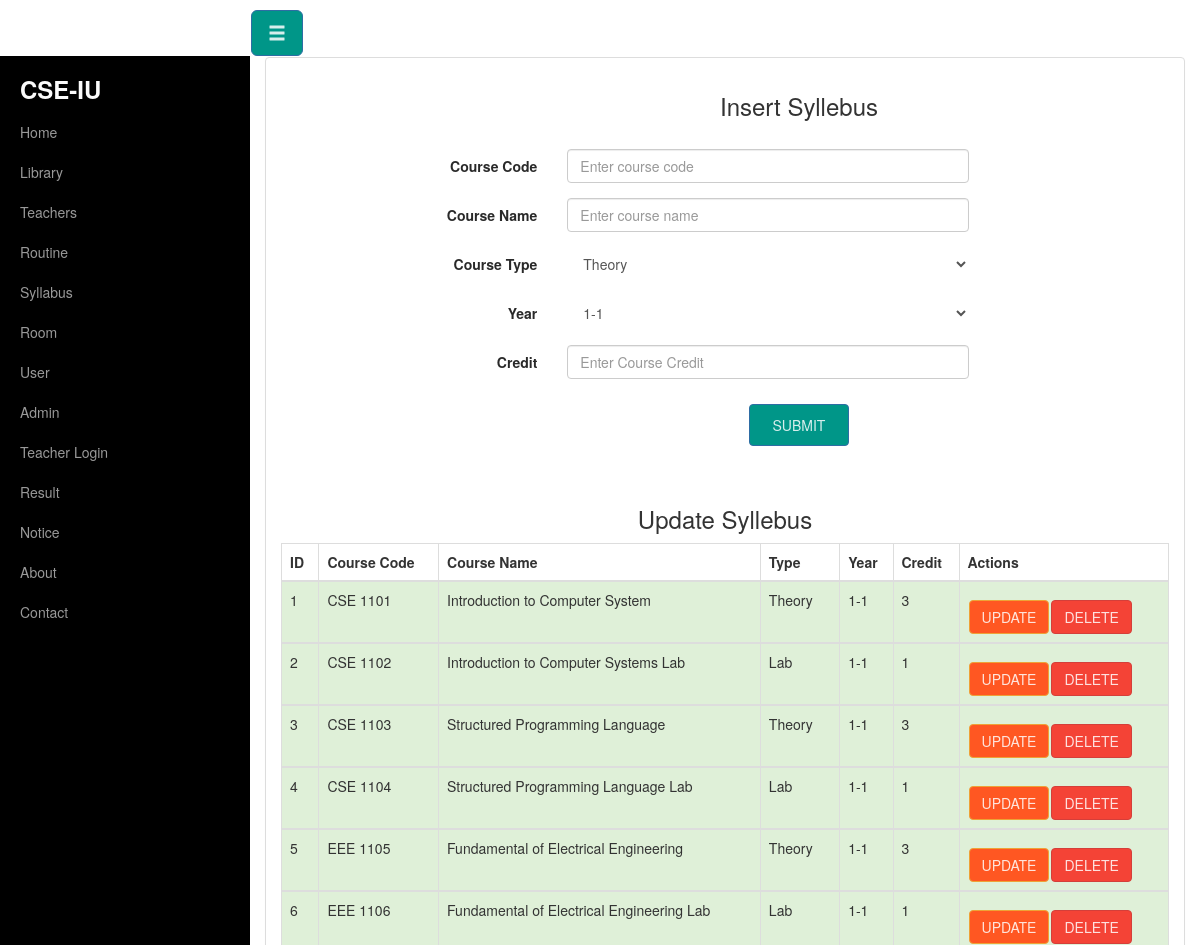
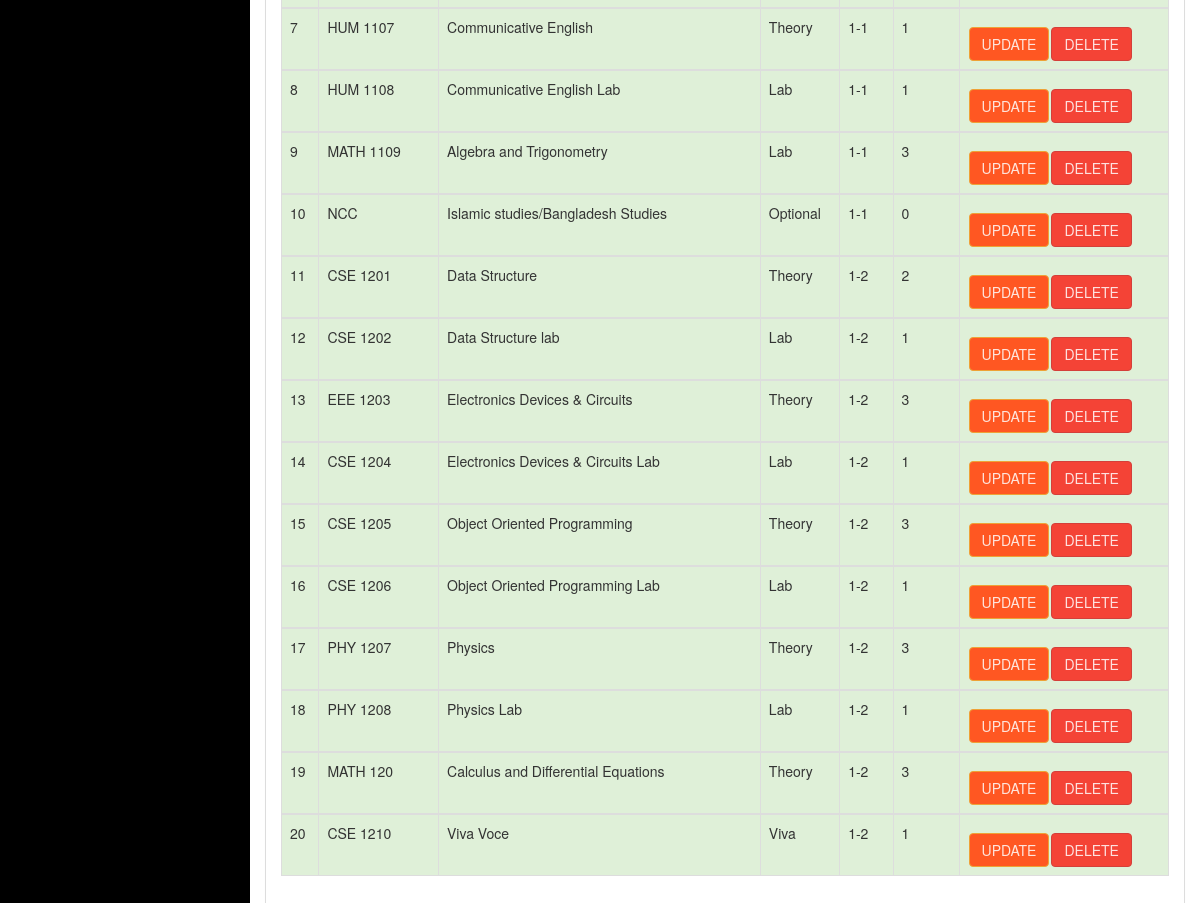
The app's page /course_insert.php with its own data (2 pictures, top to bottom).
### tables this page shows
CREATE TABLE `course` (
  `co_id` int(11) NOT NULL,
  `course_code` text NOT NULL,
  `name` text NOT NULL,
  `type` text NOT NULL,
  `year` text NOT NULL,
  `credit` int(11) NOT NULL
);

### course_insert.php (the view, shortened to what this page needs)
<?php include("header.php");?>
<?php include('db_con.php');?>
<div class="container-fluid">
    <div class="row" id="wrapper">
    <?php require_once'menubar.php';?>
    <div class="col-sm-12">
        <div class="panel panel-default">
        <div class="panel-body">
        <div class="col-sm-10 col-sm-offset-2">
<center><h3>Insert Syllebus</h3></center>
<br>
<form action="course_insert.php" method="post" class="form-horizontal" role="form">
            <div class="form-group">
                <label for="course_code" class="col-sm-2 control-label">Course Code</label>
                <div class="col-sm-7">
                <input type="text" class="form-control" name="course_code" placeholder="Enter course code" >
                </div>
            </div>
            <div class="form-group">
                <label for="course_name" class="col-sm-2 control-label">Course Name</label>
                <div class="col-sm-7">
                <input type="text" class="form-control" name="course_name" placeholder="Enter course name" >
                </div>
            </div>
            <div class="form-group">
                <label class="col-sm-2 control-label">Course Type</label>
                <div class="col-sm-7">
                    <select class="form-control" name="type">
                        <option value="Theory">Theory</option>
                    </select>
                </div>
            </div>
            <div class="form-group">
                <label class="col-sm-2 control-label">Year</label>
                <div class="col-sm-7">
                    <select class="form-control" name="year">
                        <option value="1-1">1-1</option>
                    </select>
                </div>
            </div>
			<div class="form-group">
                <label for="credit" class="col-sm-2 control-label">Credit</label>
                <div class="col-sm-7">
                    <input type="text" class="form-control" name="credit" placeholder="Enter Course Credit">
                </div>
            </div>
            <center><input type="submit" name="submit" value="Submit" class="btn btn-primary" style="padding: 10px; width: 100px;"></center>
 </form>
 <br>
    <br>
        <br>
</div>
            <center><h3>Update Syllebus</h3></center>
            <?php
            $sql1 = "SELECT * FROM course";
            $result1 = mysqli_query($conn,$sql1);
                echo "<table class='table table-bordered'>";
                echo "<thead>";
                echo "<tr>";
                echo "<th>ID</th>";
                echo "<th>Course Code</th>";
                echo "<th>Course Name</th>";
                echo "<th>Type</th>";
                echo "<th>Year</th>";
                echo "<th>Credit</th>";
                echo "<th>Actions</th>";
                echo "</tr>";
                echo "</thead>";
            while ($row1 = mysqli_fetch_assoc($result1)) {
                echo "<tbody>";
                echo "<tr class='success'>";
                echo "<td>".$row1['co_id']."</td>";
                echo "<td>".$row1['course_code']."</td>";
                echo "<td>".$row1['name']."</td>";
                echo "<td>".$row1['type']."</td>";
                echo "<td>".$row1['year']."</td>";
                echo "<td>".$row1['credit']."</td>";
                echo '<td><a href="course_update.php?id=' . $row1['co_id'] . '"><b class="btn btn-warning">Update</b></a>' ;
                echo '<a href="delete.php?id=' . $row1['co_id'] . '" onclick=\'return confirm("Are you sure you want to delete this record?")\'><b class="btn btn-danger">Delete</b></a></td>' ;
                echo "</tr>";
                echo "</tbody>";
            }
                echo "</table>";
        ?>
 </div>
 </div>
 </div>
 </div>

### css/style.css (style rules this page uses)
* { box-sizing:border-box; }
#wrapper { padding-left: 0; -webkit-transition: all 0.5s ease; -moz-transition: all 0.5s ease; -o-transition: all 0.5s ease; transition: all 0.5s ease; }
@media (min-width:768px) { #wrapper { padding-left: 250px; } }

### records on screen
course: co_id "1", course_code "CSE 1101", name "Introduction to Computer System", type "Theory", year "1-1", credit "3"
course: co_id "2", course_code "CSE 1102", name "Introduction to Computer Systems Lab", type "Lab", year "1-1", credit "1"
course: co_id "3", course_code "CSE 1103", name "Structured Programming Language", type "Theory", year "1-1", credit "3"
course: co_id "4", course_code "CSE 1104", name "Structured Programming Language Lab", type "Lab", year "1-1", credit "1"
course: co_id "5", course_code "EEE 1105", name "Fundamental of Electrical Engineering", type "Theory", year "1-1", credit "3"
course: co_id "6", course_code "EEE 1106", name "Fundamental of Electrical Engineering Lab", type "Lab", year "1-1", credit "1"
course: co_id "7", course_code "HUM 1107", name "Communicative English", type "Theory", year "1-1", credit "1"
course: co_id "8", course_code "HUM 1108", name "Communicative English Lab", type "Lab", year "1-1", credit "1"
course: co_id "9", course_code "MATH 1109", name "Algebra and Trigonometry", type "Lab", year "1-1", credit "3"
course: co_id "10", course_code "NCC", name "Islamic studies/Bangladesh Studies", type "Optional", year "1-1", credit "0"
course: co_id "11", course_code "CSE 1201", name "Data Structure", type "Theory", year "1-2", credit "2"
course: co_id "12", course_code "CSE 1202", name "Data Structure lab", type "Lab", year "1-2", credit "1"
course: co_id "13", course_code "EEE 1203", name "Electronics Devices & Circuits", type "Theory", year "1-2", credit "3"
course: co_id "14", course_code "CSE 1204", name "Electronics Devices & Circuits Lab", type "Lab", year "1-2", credit "1"
course: co_id "15", course_code "CSE 1205", name "Object Oriented Programming", type "Theory", year "1-2", credit "3"
course: co_id "16", course_code "CSE 1206", name "Object Oriented Programming Lab", type "Lab", year "1-2", credit "1"
course: co_id "17", course_code "PHY 1207", name "Physics", type "Theory", year "1-2", credit "3"
course: co_id "18", course_code "PHY 1208", name "Physics Lab", type "Lab", year "1-2", credit "1"
course: co_id "19", course_code "MATH 120", name "Calculus and Differential Equations", type "Theory", year "1-2", credit "3"
course: co_id "20", course_code "CSE 1210", name "Viva Voce", type "Viva", year "1-2", credit "1"
